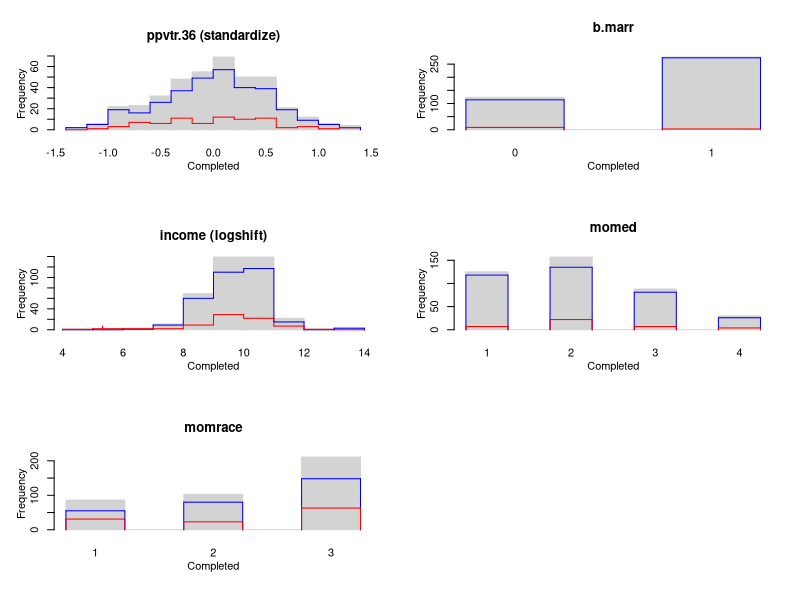
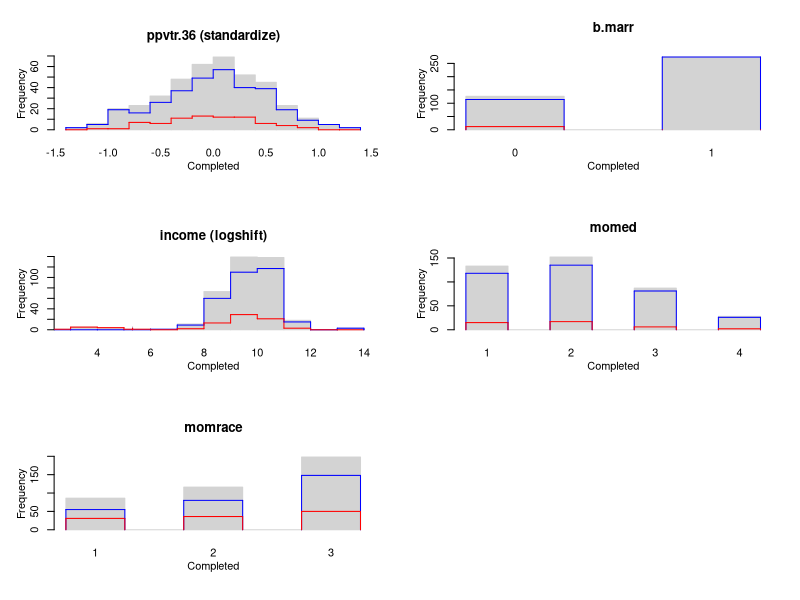
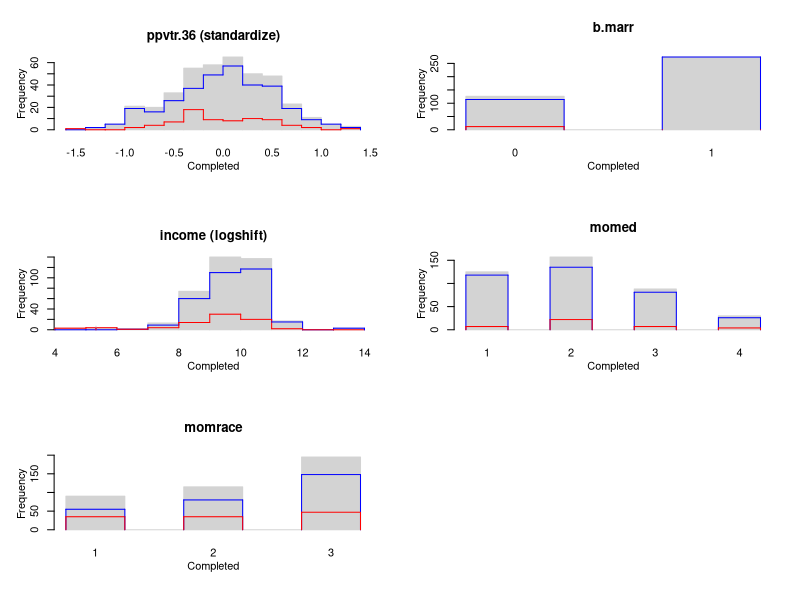
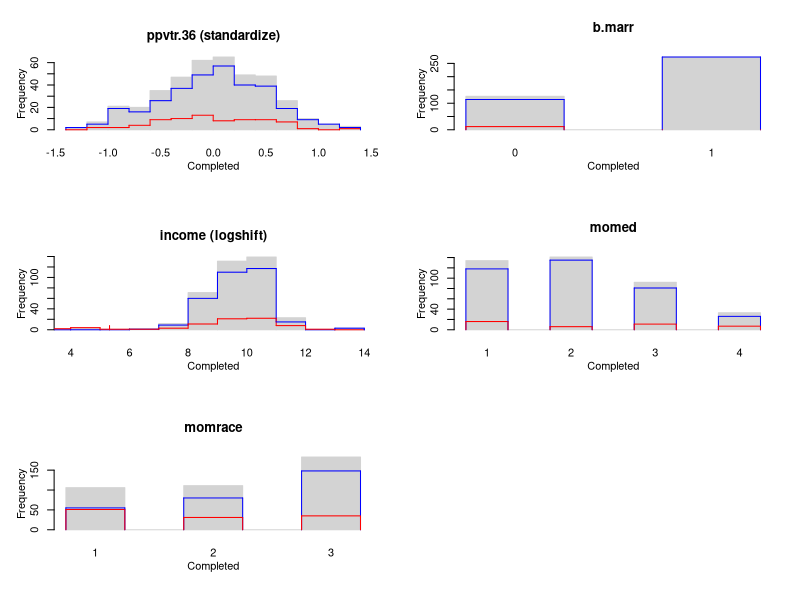

Write R code to recreate these figures, in order.
library(mi)


### Name: hist
### Title: Histograms of Multiply Imputed Data
### Aliases: hist hist-methods
### Keywords: hplot AimedAtUseRs methods

### ** Examples

if(!exists("imputations", env = .GlobalEnv)) {
  imputations <- mi:::imputations # cached from example("mi-package")
}
hist(imputations)
